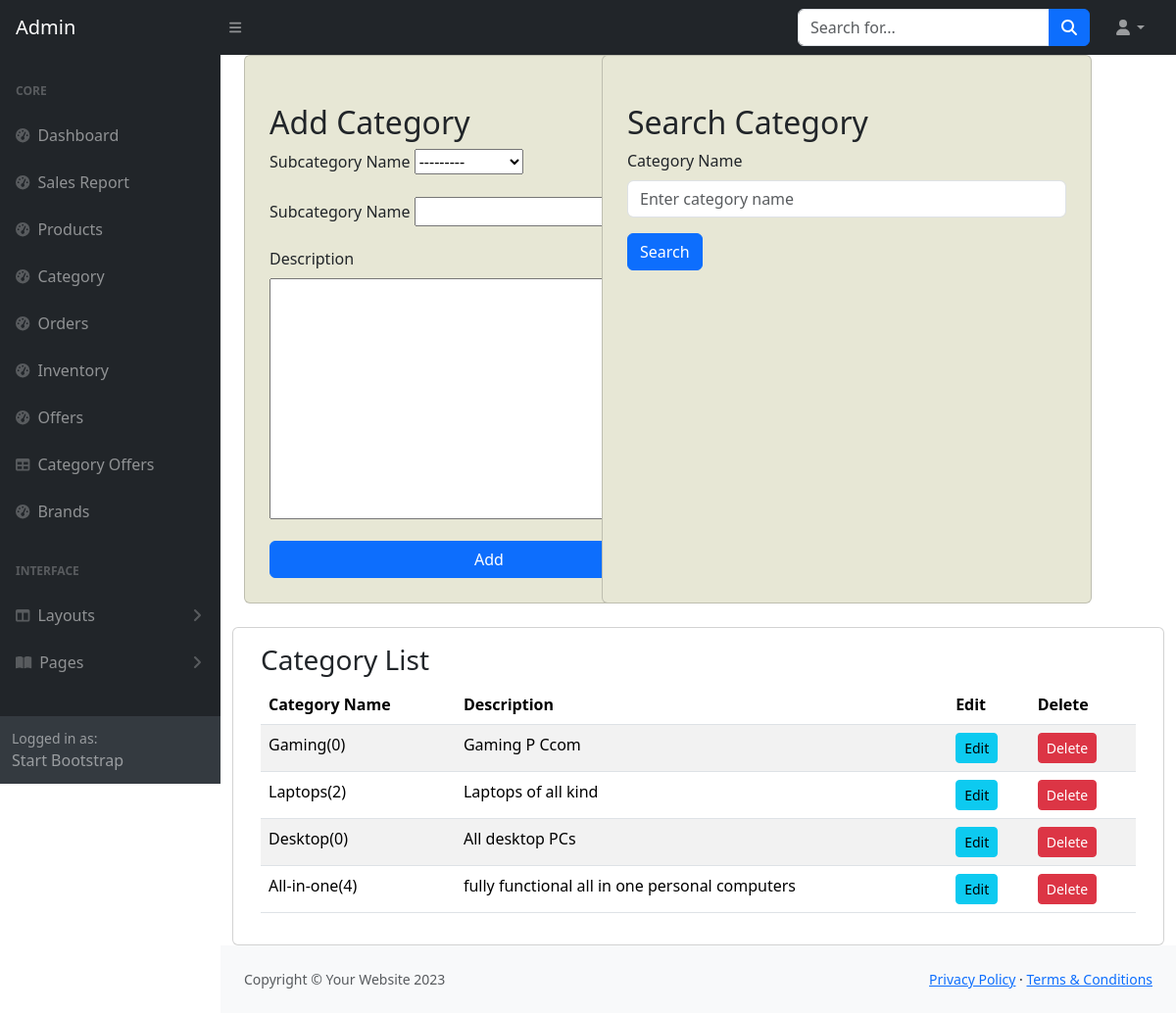
Page /subcategory/4/ on the committed database.
### products/models.py (models this page shows, shortened)
class SubCategory(models.Model):
    name = models.CharField(max_length=50)
    category = models.ForeignKey(Category, related_name='subcategories', on_delete=models.CASCADE, null=True, blank=True)
    description = models.TextField()
    is_deleted = models.BooleanField(default=False)

### products/views.py (the view)
# urls.py: path('subcategory/<int:pk>/', views.sub_category, name='subCategory'),
def sub_category(request, pk):
    request.session["cat_id"] = pk
    subform = SubCategoryForm()
    category = Category.objects.get(pk=pk)
    subcategories = category.subcategories.filter(is_deleted = False)
    search_query = request.GET.get('q', '')
    if search_query:
        subcategories = SubCategory.objects.filter(category=category, name__icontains=search_query, is_deleted = False)
    else:
        subcategories = category.subcategories.filter(is_deleted = False)
    context = {
        "subcategories": subcategories,
        "subform": subform,  # Pass the subform to the template
        "updating": False,
        "id" : pk
    }
    return render(request, "categoryManagement.html", context)

### products/forms.py
class SubCategoryForm(forms.ModelForm):
    class Meta:
        model = SubCategory
        fields = '__all__'

### products/models.py (called while the page is built)
    def __str__(self) -> str:
        return self.category_name

    def get_queryset(self):
        return super().get_queryset().filter(product_is_deleted=False)

### products/templates/categoryManagement.html (shortened to what this page needs)
{% extends 'admindashboard.html' %}
{% load static %}
{% block body %}
<div class="container h-25">
    <div class="container-fluid">
        <div class="row">
            <div class="col-md-4" >
                {% if subform %}
                    <div class="card " id="total-orders"  style="width: 500px; background-color: rgb(231, 231, 213); padding: 25px">
                        <h2 class="mt-4">{% if updating == True %} Update Category {% else %} Add Category {% endif %}</h2>
                                    <div class="mb-3">
                                        <label for="subcategoryName" class="form-label">Subcategory Name</label>
                                        {{ subform.category }}
                                    </div>
                                    <div class="mb-3">
                                        <label for="subcategoryName" class="form-label">Subcategory Name</label>
                                        {{ subform.name }}
                                    </div>
                                    <div class="mb-3">
                                        <label for="subcategoryDescription" class="form-label">Description</label>
                                        {{ subform.description }}
                                    </div>
                                    {% if updating %}
                                        <button type="submit" class="btn btn-primary"  >Update</button>
                                    {% else %}
                                        <button type="submit" class="btn btn-primary"  >Add</button>
                                    {% endif %}
                    </div>
                {% endif %}
            </div>
                <div class="card cards" id="orders-delivered"  style="width: 500px; background-color: rgb(231, 231, 213); padding: 25px; margin-left:60px;">
                    <h2 class="mt-4">Search Category</h2>
                            {% if categories %}
                            <form method="get" action="{% url 'admin_category' %}">
                            {% elif subcategories %}
                            <form method="get" action="{% url 'subCategory' id %}">
                            {% endif %}
                                <div class="mb-3">
                                    <label for="searchName" class="form-label">Category Name</label>
                                    <input type="text" class="form-control" id="searchName" name="q" placeholder="Enter category name" value="{{search_query}}">
                                </div>
                                <button type="submit" class="btn btn-primary">Search</button>
                            </form>
                </div>
            <div class="card mt-4">
                <div class="card-body">
                    <h3 class="card-title">Category List</h3>
                    <table class="table table-striped">
                        <thead>
                            <tr>
                                <th>Category Name</th>
                                <th>Description</th>
                                <th>Edit</th>
                                <th>Delete</th>
                            </tr>
                        </thead>
                        <tbody>
                            {% if subcategories %}
                                {% for subcategory in subcategories %}
                                    <tr>
                                            <td>{{ subcategory.name }}({{ subcategory.product_set.count }})</td>
                                            <td>{{ subcategory.description }}</td>
                                            <td><a type="Submit" class="btn btn-info btn-sm" href="{% url 'editsubCategory' subcategory.id %}">Edit</a></td>
                                        <td><a class="btn btn-danger btn-sm" data-bs-toggle="modal" data-bs-target="#exampleModalCenter{{ subcategory.id }}" >Delete</a></td>
                                    </tr>
                                {% endfor %}
                            {% endif %}
                        </tbody>
                    </table>
                </div>
            </div>
        </div>
    </div>
</div>
{% endblock body %}

### rows in the picture
SubCategory: name "Gaming", product_set.count "0", description "Gaming P Ccom"
SubCategory: name "Laptops", product_set.count "2", description "Laptops of all kind"
SubCategory: name "Desktop", product_set.count "0", description "All desktop PCs"
SubCategory: name "All-in-one", product_set.count "4", description "fully functional all in one personal computers"
